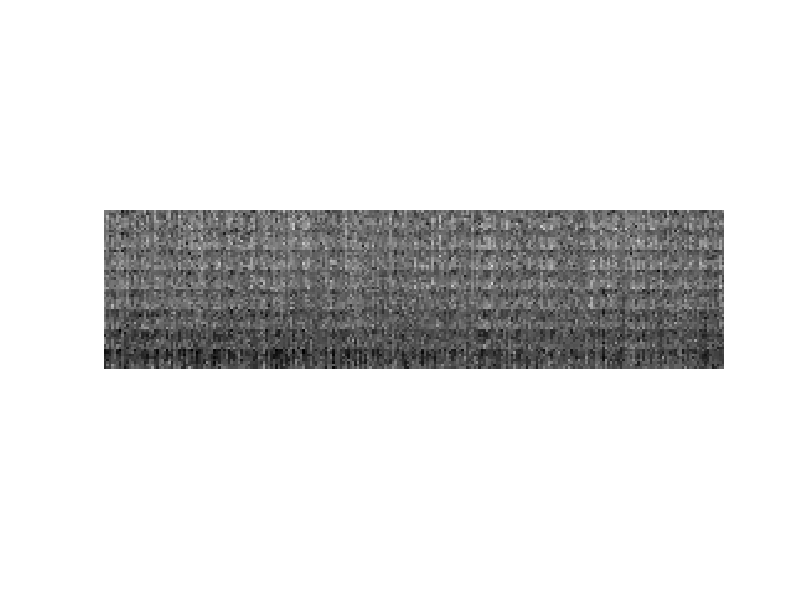
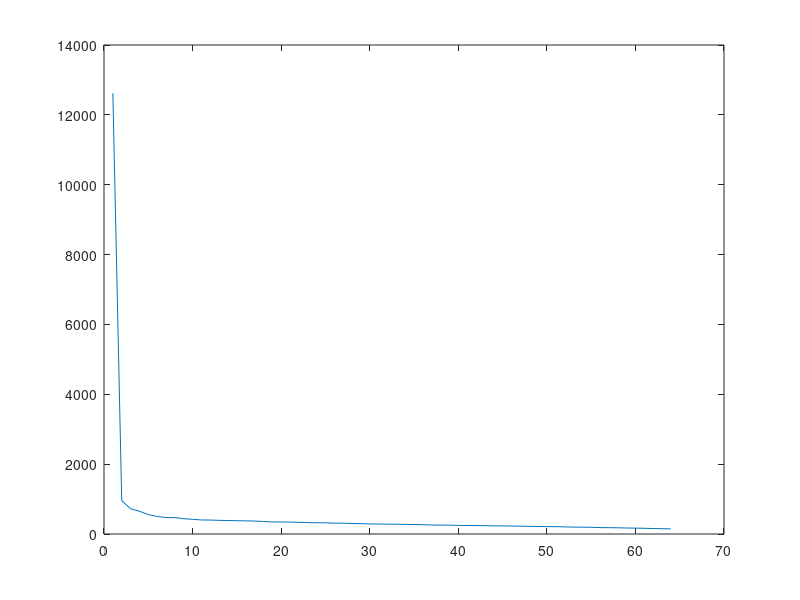

MATLAB code for these plots, in order: (Note: this script raises an error after producing the figures.)
clc;
clear;
close all;

rng(1);

load('patchMat');
load('patchOmega');

P = cast(patchMat, 'double'); clear patchMat;
Omega = patchOmega; clear patchOmega;

figure; imshow(cast(P, 'uint8'));
Sp = svd(P);
figure; plot(Sp);

[n1, n2] = size(P);
p = sum(Omega, 'all')/numel(Omega);
sigma_bar = zeros(n1, 1, 'double');
for i=1:n1
    Pi = P(i,:);
    sigma_bar(i) = std(Pi(Omega(:,i)));
end
sigma_hat = mean(sigma_bar);

mu = (sqrt(n1) + sqrt(n2)) * sqrt(p) * sigma_hat;
tau = 1.5;
n = min(n1, n2);

tic;
Q = zeros(size(P), 'double');

for k=1:30
    P_ = Q - P;
    P_(~Omega) = 0;
    
    R = Q - tau * P_;
    [U, S, V] = svd(R);
    
    Q_new = U(:,1:n) * diag(max(diag(S) - tau*mu, 0)) * V(:,1:n)';
    
    if (norm(Q_new - Q, 'fro') <= 1e-5)
        break;
    end
    
    Q = Q_new;
end

toc;
figure; imshow(cast(Q, 'uint8'));
Sq = svd(Q);
figure; plot(Sq);
